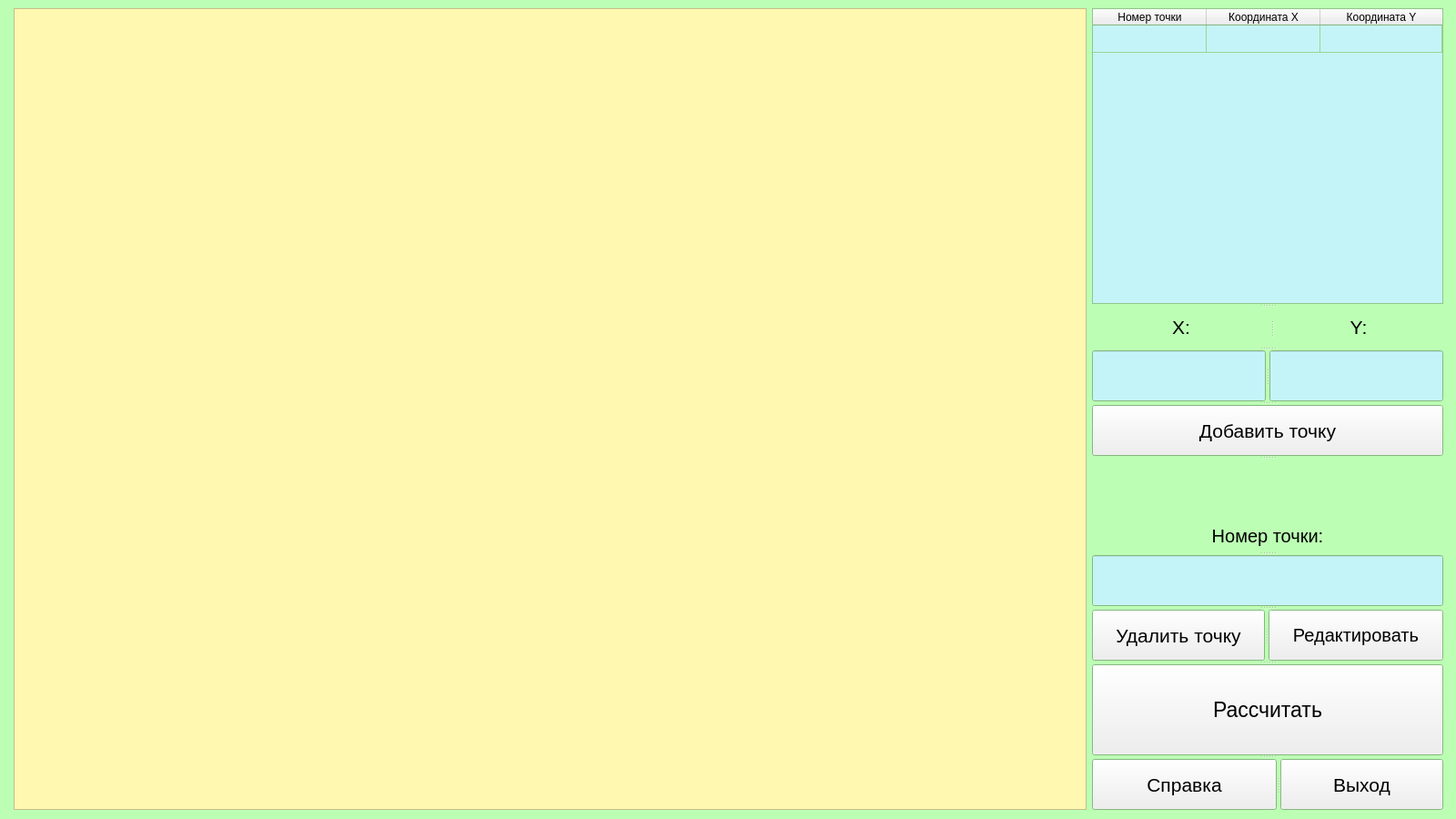
<?xml version="1.0" encoding="UTF-8"?>
<ui version="4.0">
 <class>MainWindow</class>
 <widget class="QMainWindow" name="MainWindow">
  <property name="geometry">
   <rect>
    <x>0</x>
    <y>0</y>
    <width>1600</width>
    <height>900</height>
   </rect>
  </property>
  <property name="baseSize">
   <size>
    <width>910</width>
    <height>749</height>
   </size>
  </property>
  <property name="palette">
   <palette>
    <active>
     <colorrole role="Light">
      <brush brushstyle="SolidPattern">
       <color alpha="255">
        <red>188</red>
        <green>255</green>
        <blue>180</blue>
       </color>
      </brush>
     </colorrole>
     <colorrole role="Base">
      <brush brushstyle="SolidPattern">
       <color alpha="255">
        <red>197</red>
        <green>244</green>
        <blue>248</blue>
       </color>
      </brush>
     </colorrole>
     <colorrole role="Window">
      <brush brushstyle="SolidPattern">
       <color alpha="255">
        <red>188</red>
        <green>255</green>
        <blue>180</blue>
       </color>
      </brush>
     </colorrole>
    </active>
    <inactive>
     <colorrole role="Light">
      <brush brushstyle="SolidPattern">
       <color alpha="255">
        <red>188</red>
        <green>255</green>
        <blue>180</blue>
       </color>
      </brush>
     </colorrole>
     <colorrole role="Base">
      <brush brushstyle="SolidPattern">
       <color alpha="255">
        <red>197</red>
        <green>244</green>
        <blue>248</blue>
       </color>
      </brush>
     </colorrole>
     <colorrole role="Window">
      <brush brushstyle="SolidPattern">
       <color alpha="255">
        <red>188</red>
        <green>255</green>
        <blue>180</blue>
       </color>
      </brush>
     </colorrole>
    </inactive>
    <disabled>
     <colorrole role="Light">
      <brush brushstyle="SolidPattern">
       <color alpha="255">
        <red>188</red>
        <green>255</green>
        <blue>180</blue>
       </color>
      </brush>
     </colorrole>
     <colorrole role="Base">
      <brush brushstyle="SolidPattern">
       <color alpha="255">
        <red>188</red>
        <green>255</green>
        <blue>180</blue>
       </color>
      </brush>
     </colorrole>
     <colorrole role="Window">
      <brush brushstyle="SolidPattern">
       <color alpha="255">
        <red>188</red>
        <green>255</green>
        <blue>180</blue>
       </color>
      </brush>
     </colorrole>
    </disabled>
   </palette>
  </property>
  <property name="windowTitle">
   <string>MainWindow</string>
  </property>
  <property name="autoFillBackground">
   <bool>true</bool>
  </property>
  <widget class="QWidget" name="window_cg1">
   <widget class="QWidget" name="">
    <property name="geometry">
     <rect>
      <x>15</x>
      <y>9</y>
      <width>1571</width>
      <height>881</height>
     </rect>
    </property>
    <layout class="QGridLayout" name="gridLayout">
     <item row="0" column="0">
      <widget class="QGraphicsView" name="canvas">
       <property name="palette">
        <palette>
         <active>
          <colorrole role="Button">
           <brush brushstyle="SolidPattern">
            <color alpha="255">
             <red>255</red>
             <green>248</green>
             <blue>177</blue>
            </color>
           </brush>
          </colorrole>
          <colorrole role="Base">
           <brush brushstyle="SolidPattern">
            <color alpha="255">
             <red>255</red>
             <green>248</green>
             <blue>177</blue>
            </color>
           </brush>
          </colorrole>
          <colorrole role="Window">
           <brush brushstyle="SolidPattern">
            <color alpha="255">
             <red>255</red>
             <green>248</green>
             <blue>177</blue>
            </color>
           </brush>
          </colorrole>
         </active>
         <inactive>
          <colorrole role="Button">
           <brush brushstyle="SolidPattern">
            <color alpha="255">
             <red>255</red>
             <green>248</green>
             <blue>177</blue>
            </color>
           </brush>
          </colorrole>
          <colorrole role="Base">
           <brush brushstyle="SolidPattern">
            <color alpha="255">
             <red>255</red>
             <green>248</green>
             <blue>177</blue>
            </color>
           </brush>
          </colorrole>
          <colorrole role="Window">
           <brush brushstyle="SolidPattern">
            <color alpha="255">
             <red>255</red>
             <green>248</green>
             <blue>177</blue>
            </color>
           </brush>
          </colorrole>
         </inactive>
         <disabled>
          <colorrole role="Button">
           <brush brushstyle="SolidPattern">
            <color alpha="255">
             <red>255</red>
             <green>248</green>
             <blue>177</blue>
            </color>
           </brush>
          </colorrole>
          <colorrole role="Base">
           <brush brushstyle="SolidPattern">
            <color alpha="255">
             <red>255</red>
             <green>248</green>
             <blue>177</blue>
            </color>
           </brush>
          </colorrole>
          <colorrole role="Window">
           <brush brushstyle="SolidPattern">
            <color alpha="255">
             <red>255</red>
             <green>248</green>
             <blue>177</blue>
            </color>
           </brush>
          </colorrole>
         </disabled>
        </palette>
       </property>
       <property name="styleSheet">
        <string notr="true">background-color: rgb(255, 248, 177);</string>
       </property>
      </widget>
     </item>
     <item row="0" column="1">
      <widget class="QSplitter" name="splitter_5">
       <property name="orientation">
        <enum>Qt::Vertical</enum>
       </property>
       <widget class="QTableWidget" name="dots_table">
        <property name="rowCount">
         <number>1</number>
        </property>
        <attribute name="horizontalHeaderCascadingSectionResizes">
         <bool>true</bool>
        </attribute>
        <attribute name="horizontalHeaderDefaultSectionSize">
         <number>125</number>
        </attribute>
        <attribute name="horizontalHeaderHighlightSections">
         <bool>false</bool>
        </attribute>
        <attribute name="horizontalHeaderStretchLastSection">
         <bool>true</bool>
        </attribute>
        <attribute name="verticalHeaderVisible">
         <bool>false</bool>
        </attribute>
        <row/>
        <column>
         <property name="text">
          <string>Номер точки</string>
         </property>
        </column>
        <column>
         <property name="text">
          <string>Координата Х</string>
         </property>
        </column>
        <column>
         <property name="text">
          <string>Координата Y</string>
         </property>
        </column>
       </widget>
       <widget class="QSplitter" name="splitter_3">
        <property name="orientation">
         <enum>Qt::Horizontal</enum>
        </property>
        <widget class="QLabel" name="x_label">
         <property name="sizePolicy">
          <sizepolicy hsizetype="Preferred" vsizetype="Fixed">
           <horstretch>0</horstretch>
           <verstretch>0</verstretch>
          </sizepolicy>
         </property>
         <property name="font">
          <font>
           <pointsize>16</pointsize>
          </font>
         </property>
         <property name="text">
          <string>X:</string>
         </property>
         <property name="alignment">
          <set>Qt::AlignCenter</set>
         </property>
        </widget>
        <widget class="QLabel" name="y_label">
         <property name="sizePolicy">
          <sizepolicy hsizetype="Preferred" vsizetype="Fixed">
           <horstretch>0</horstretch>
           <verstretch>0</verstretch>
          </sizepolicy>
         </property>
         <property name="font">
          <font>
           <pointsize>16</pointsize>
          </font>
         </property>
         <property name="text">
          <string>Y:</string>
         </property>
         <property name="alignment">
          <set>Qt::AlignCenter</set>
         </property>
        </widget>
       </widget>
       <widget class="QSplitter" name="splitter_2">
        <property name="orientation">
         <enum>Qt::Horizontal</enum>
        </property>
        <widget class="QLineEdit" name="x_entry">
         <property name="font">
          <font>
           <pointsize>16</pointsize>
          </font>
         </property>
        </widget>
        <widget class="QLineEdit" name="y_entry">
         <property name="font">
          <font>
           <pointsize>16</pointsize>
          </font>
         </property>
        </widget>
       </widget>
       <widget class="QPushButton" name="add_btn">
        <property name="sizePolicy">
         <sizepolicy hsizetype="Minimum" vsizetype="Fixed">
          <horstretch>0</horstretch>
          <verstretch>0</verstretch>
         </sizepolicy>
        </property>
        <property name="font">
         <font>
          <pointsize>16</pointsize>
         </font>
        </property>
        <property name="text">
         <string>Добавить точку</string>
        </property>
       </widget>
       <widget class="QLabel" name="del_label">
        <property name="sizePolicy">
         <sizepolicy hsizetype="Expanding" vsizetype="Fixed">
          <horstretch>0</horstretch>
          <verstretch>0</verstretch>
         </sizepolicy>
        </property>
        <property name="minimumSize">
         <size>
          <width>0</width>
          <height>60</height>
         </size>
        </property>
        <property name="font">
         <font>
          <pointsize>15</pointsize>
         </font>
        </property>
        <property name="text">
         <string>Номер точки:</string>
        </property>
        <property name="alignment">
         <set>Qt::AlignBottom|Qt::AlignHCenter</set>
        </property>
        <property name="indent">
         <number>5</number>
        </property>
       </widget>
       <widget class="QLineEdit" name="del_entry">
        <property name="sizePolicy">
         <sizepolicy hsizetype="Expanding" vsizetype="Fixed">
          <horstretch>0</horstretch>
          <verstretch>0</verstretch>
         </sizepolicy>
        </property>
        <property name="font">
         <font>
          <pointsize>16</pointsize>
         </font>
        </property>
       </widget>
       <widget class="QSplitter" name="splitter_4">
        <property name="orientation">
         <enum>Qt::Horizontal</enum>
        </property>
        <widget class="QPushButton" name="del_btn">
         <property name="sizePolicy">
          <sizepolicy hsizetype="Minimum" vsizetype="Fixed">
           <horstretch>0</horstretch>
           <verstretch>0</verstretch>
          </sizepolicy>
         </property>
         <property name="font">
          <font>
           <pointsize>16</pointsize>
          </font>
         </property>
         <property name="text">
          <string>Удалить точку</string>
         </property>
        </widget>
        <widget class="QPushButton" name="edit_btn">
         <property name="font">
          <font>
           <pointsize>15</pointsize>
          </font>
         </property>
         <property name="text">
          <string>Редактировать</string>
         </property>
        </widget>
       </widget>
       <widget class="QPushButton" name="find_btn">
        <property name="sizePolicy">
         <sizepolicy hsizetype="Minimum" vsizetype="Fixed">
          <horstretch>0</horstretch>
          <verstretch>0</verstretch>
         </sizepolicy>
        </property>
        <property name="minimumSize">
         <size>
          <width>0</width>
          <height>100</height>
         </size>
        </property>
        <property name="font">
         <font>
          <pointsize>17</pointsize>
         </font>
        </property>
        <property name="text">
         <string>Рассчитать</string>
        </property>
       </widget>
       <widget class="QSplitter" name="splitter">
        <property name="orientation">
         <enum>Qt::Horizontal</enum>
        </property>
        <widget class="QPushButton" name="info_btn">
         <property name="sizePolicy">
          <sizepolicy hsizetype="Minimum" vsizetype="Fixed">
           <horstretch>0</horstretch>
           <verstretch>0</verstretch>
          </sizepolicy>
         </property>
         <property name="font">
          <font>
           <pointsize>16</pointsize>
          </font>
         </property>
         <property name="text">
          <string>Справка</string>
         </property>
        </widget>
        <widget class="QPushButton" name="exit_btn">
         <property name="sizePolicy">
          <sizepolicy hsizetype="Minimum" vsizetype="Fixed">
           <horstretch>0</horstretch>
           <verstretch>0</verstretch>
          </sizepolicy>
         </property>
         <property name="font">
          <font>
           <pointsize>16</pointsize>
          </font>
         </property>
         <property name="text">
          <string>Выход</string>
         </property>
        </widget>
       </widget>
      </widget>
     </item>
    </layout>
   </widget>
  </widget>
 </widget>
 <resources/>
 <connections/>
</ui>
